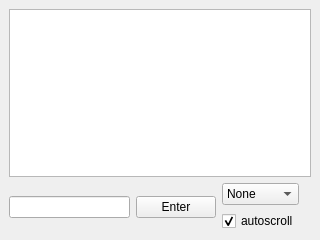
<?xml version="1.0" encoding="UTF-8"?>
<ui version="4.0">
 <class>Terminal</class>
 <widget class="QMainWindow" name="Terminal">
  <property name="geometry">
   <rect>
    <x>0</x>
    <y>0</y>
    <width>320</width>
    <height>240</height>
   </rect>
  </property>
  <property name="windowTitle">
   <string>Term'INT</string>
  </property>
  <widget class="QWidget" name="centralwidget">
   <layout class="QGridLayout" name="gridLayout_4">
    <item row="0" column="0">
     <layout class="QGridLayout" name="gridLayout_3">
      <item row="1" column="0" rowspan="2">
       <widget class="QLineEdit" name="LE_text">
        <property name="minimumSize">
         <size>
          <width>0</width>
          <height>0</height>
         </size>
        </property>
       </widget>
      </item>
      <item row="1" column="2">
       <widget class="QComboBox" name="CB_endChars">
        <item>
         <property name="text">
          <string>None</string>
         </property>
        </item>
        <item>
         <property name="text">
          <string>CR</string>
         </property>
        </item>
        <item>
         <property name="text">
          <string>LF</string>
         </property>
        </item>
        <item>
         <property name="text">
          <string>CRLF</string>
         </property>
        </item>
       </widget>
      </item>
      <item row="2" column="2">
       <widget class="QCheckBox" name="CB_autoScroll">
        <property name="text">
         <string>autoscroll</string>
        </property>
        <property name="checked">
         <bool>true</bool>
        </property>
       </widget>
      </item>
      <item row="0" column="0" colspan="5">
       <widget class="QPlainTextEdit" name="PTE_term">
        <property name="autoFillBackground">
         <bool>false</bool>
        </property>
        <property name="readOnly">
         <bool>true</bool>
        </property>
       </widget>
      </item>
      <item row="1" column="1" rowspan="2">
       <widget class="QPushButton" name="PB_enter">
        <property name="text">
         <string>Enter</string>
        </property>
       </widget>
      </item>
     </layout>
    </item>
   </layout>
  </widget>
  <widget class="QMenuBar" name="menubar">
   <property name="geometry">
    <rect>
     <x>0</x>
     <y>0</y>
     <width>320</width>
     <height>19</height>
    </rect>
   </property>
  </widget>
 </widget>
 <resources/>
 <connections/>
</ui>
